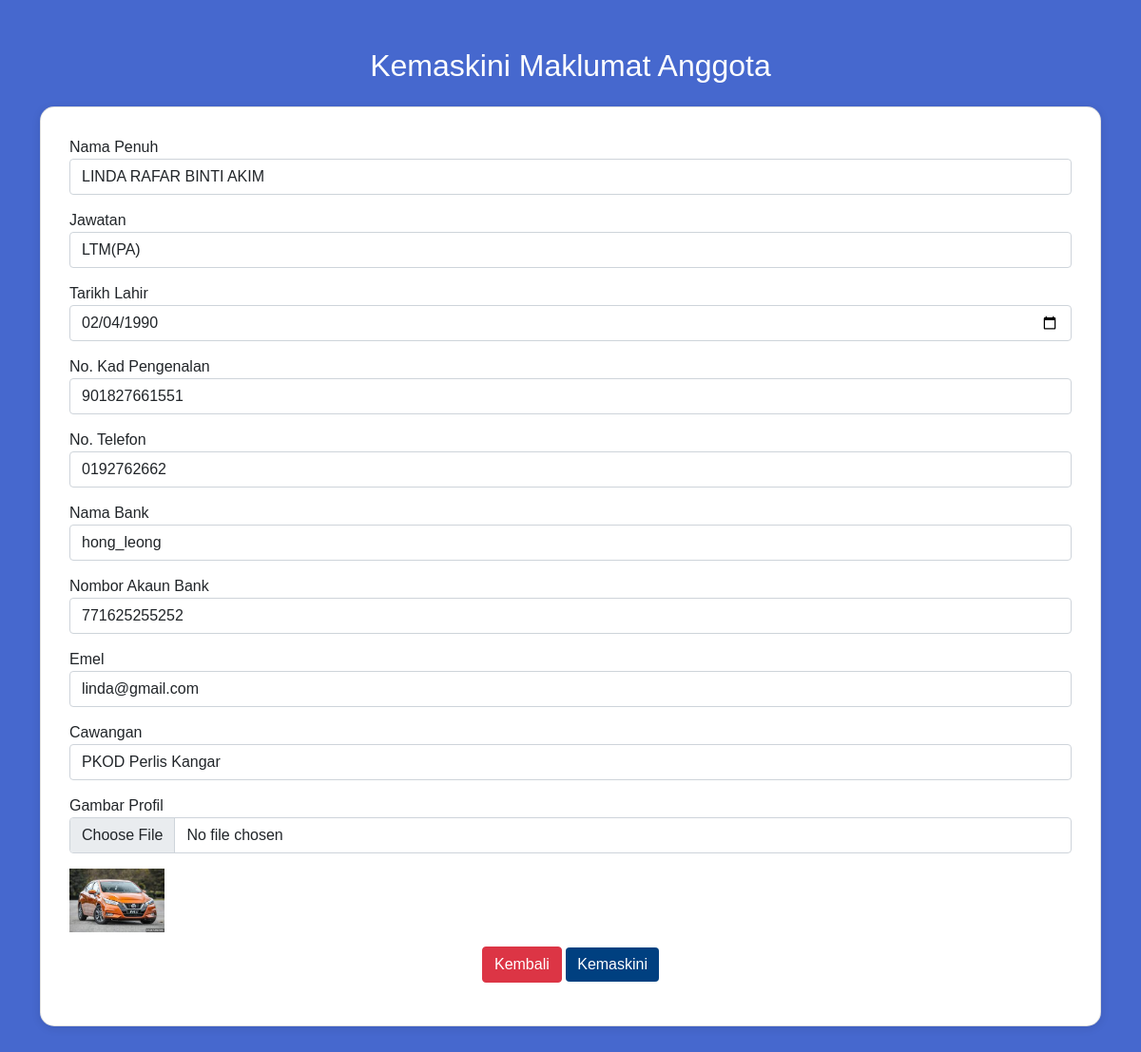
Page /admin/update-astp.php?id=M1273651 on the committed database.
### tables this page shows
CREATE TABLE `astp` (
  `astp_id` varchar(15) NOT NULL,
  `name` varchar(45) NOT NULL,
  `password` varchar(255) NOT NULL,
  `dob` date NOT NULL,
  `no_ic` varchar(45) DEFAULT NULL,
  `phone_num` varchar(11) DEFAULT NULL,
  `bank_name` varchar(45) DEFAULT NULL,
  `bank_account` bigint NOT NULL,
  `position` varchar(45) NOT NULL,
  `email` varchar(45) NOT NULL,
  `branch` varchar(45) NOT NULL,
  `image` varchar(100) NOT NULL,
  PRIMARY KEY (`astp_id`),
  UNIQUE KEY `bank_account_UNIQUE` (`bank_account`),
  UNIQUE KEY `no_ic_UNIQUE` (`no_ic`)
);

### admin/update-astp.php (the view, shortened to what this page needs)
<?php
include 'connection.php';
if (isset($_GET['id'])) {
    $id = $_GET['id'];
    $query = "SELECT * FROM astp WHERE astp_id = ?";
    $stmt = mysqli_prepare($conn, $query);
    mysqli_stmt_bind_param($stmt, 's', $id);
    mysqli_stmt_execute($stmt);
    $result = mysqli_stmt_get_result($stmt);
    if ($result && mysqli_num_rows($result) > 0) {
        $row = mysqli_fetch_array($result);
    } else {
        echo "Record not found.";
        exit;
    }
} else {
    echo "Invalid ID.";
    exit;
}
?>
<!DOCTYPE html>
<html>
<head>
    <link href="https://cdn.jsdelivr.net/npm/bootstrap@5.1.3/dist/css/bootstrap.min.css" rel="stylesheet">
</head>
<body>
    <div class="container">
        <h2 class="text-center text-white mb-4">Kemaskini Maklumat Anggota</h2>
        <div class="card">
            <div class="card-body">
                <form action="update-astp.php?id=<?php echo htmlspecialchars($id); ?>" method="POST" enctype="multipart/form-data">
                    <div class="form-group">
                        <label for="name">Nama Penuh</label>
                        <input type="text" name="name" class="form-control" value="<?php echo htmlspecialchars($row['name']); ?>" required>
                    </div>
                    <div class="form-group">
                        <label for="position">Jawatan</label>
                        <input type="text" name="position" class="form-control" value="<?php echo htmlspecialchars($row['position']); ?>" required>
                    </div>
                    <div class="form-group">
                        <label for="dob">Tarikh Lahir</label>
                        <input type="date" name="dob" class="form-control" value="<?php echo htmlspecialchars($row['dob']); ?>" required>
                    </div>
                    <div class="form-group">
                        <label for="no_ic">No. Kad Pengenalan</label>
                        <input type="text" name="no_ic" class="form-control" value="<?php echo htmlspecialchars($row['no_ic']); ?>" required>
                    </div>
                    <div class="form-group">
                        <label for="phone_num">No. Telefon</label>
                        <input type="text" name="phone_num" class="form-control" value="<?php echo htmlspecialchars($row['phone_num']); ?>" required>
                    </div>
                    <div class="form-group">
                        <label for="bank_name">Nama Bank</label>
                        <input type="text" name="bank_name" class="form-control" value="<?php echo htmlspecialchars($row['bank_name']); ?>" required>
                    </div>
                    <div class="form-group">
                        <label for="bank_account">Nombor Akaun Bank</label>
                        <input type="text" name="bank_account" class="form-control" value="<?php echo htmlspecialchars($row['bank_account']); ?>" required>
                    </div>
                    <div class="form-group">
                        <label for="email">Emel</label>
                        <input type="email" name="email" class="form-control" value="<?php echo htmlspecialchars($row['email']); ?>" required>
                    </div>
                    <div class="form-group">
                        <label for="branch">Cawangan</label>
                        <input type="text" name="branch" class="form-control" value="<?php echo htmlspecialchars($row['branch']); ?>" required>
                    </div>
                    <div class="form-group">
                        <label for="image">Gambar Profil</label>
                        <input type="file" name="image" class="form-control">
                        <img src="../images/<?php echo htmlspecialchars($row['image']); ?>" class="mt-3" style="max-width: 100px;" alt="Current Profile Image">
                    </div>
                    <div class="form-group text-center">
                        <a href="admin_view_astp.php" class="btn btn-danger">Kembali</a>
                        <button type="submit" class="btn btn-primary">Kemaskini</button>
                    </div>
                </form>
            </div>
        </div>
    </div>
</body>
</html>

### admin/update-astp.php (style rules this page uses)
body { background-color: #4668CE; padding-bottom: 100px; font-family: Arial, sans-serif; }
.container { margin-top: 50px; }
.card { border-radius: 15px; box-shadow: 0 2px 10px rgba(0, 0, 0, 0.1); overflow: hidden; }
.card-body { padding: 30px; }
.form-group { margin-bottom: 15px; }
.btn-primary { background-color: #004080; border: none; }

### rows in the picture
astp: name "LINDA RAFAR BINTI AKIM", position "LTM(PA)", dob "02/04/1990", no_ic "901827661551", phone_num "0192762662", bank_name "hong_leong", bank_account "771625255252", email "linda@gmail.com", branch "PKOD Perlis Kangar", image (picture)
